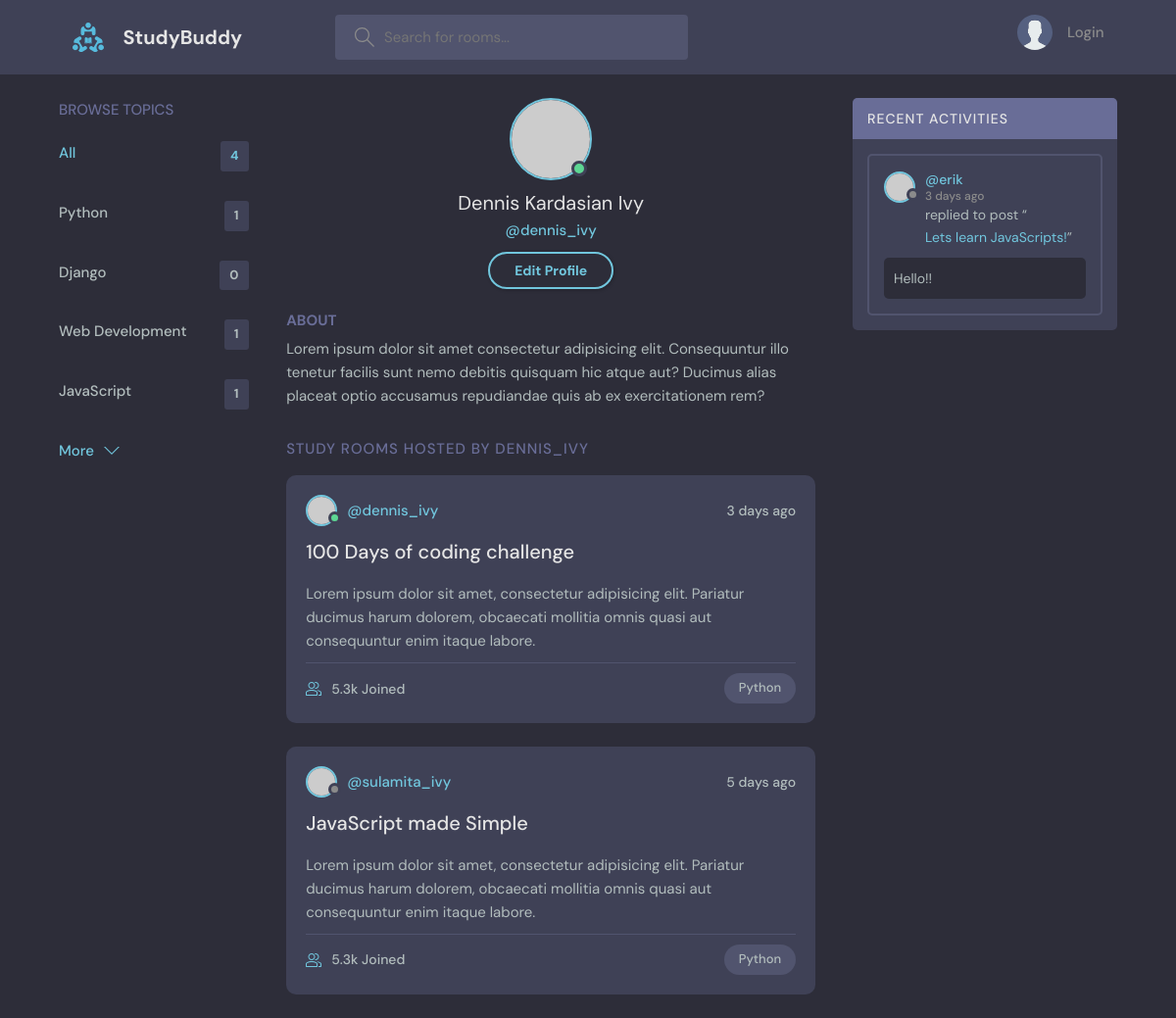
Screenshot of /profile/4 with the database file from the repository.
### base/models.py (models this page shows, shortened)
class Topic(models.Model):
	name = models.CharField(max_length=200)

class Message(models.Model):
	user = models.ForeignKey(User, on_delete=models.CASCADE)
	room = models.ForeignKey(Room, on_delete=models.CASCADE)
	body = models.TextField()
	updated = models.DateTimeField(auto_now=True)
	created = models.DateTimeField(auto_now_add=True)
	class Meta:
		ordering = ['-updated', '-created']

class Room(models.Model):
	host = models.ForeignKey(User, on_delete=models.SET_NULL, null=True)
	topic = models.ForeignKey(Topic, on_delete=models.SET_NULL, null=True)
	name = models.CharField(max_length=200)
	description = models.TextField(null=True, blank=True)
	participants = models.ManyToManyField(User, related_name='participants', blank=True)
	updated = models.DateTimeField(auto_now=True)
	created = models.DateTimeField(auto_now_add=True)
	class Meta:
		ordering = ['-updated', '-created']
	def __str__(self):
		return self.name

### base/views.py (the view)
# urls.py: path('profile/<str:pk>', views.userProfile, name="user-profile"),
def userProfile(request, pk):
	user = User.objects.get(id=pk)
	rooms = user.room_set.all()
	room_messages = user.message_set.all()
	topics = Topic.objects.all()
	context = {
		'user': user,
		'rooms': rooms,
		'room_messages': room_messages,
		'topics': topics
	}
	return render(request, 'base/profile.html', context)

### base/templates/base/profile.html (shortened to what this page needs)
{% extends 'main.html' %}
{% block content %}
  <main class="profile-page layout layout--3">
    <div class="container">
      {% include 'base/topics_component.html' %}
      <div class="roomList">
        <div class="profile">
          <div class="profile__avatar">
            <div class="avatar avatar--large active">
              <img src="https://randomuser.me/api/portraits/men/11.jpg" />
            </div>
          </div>
          <div class="profile__info">
            <h3>Dennis Kardasian Ivy</h3>
            <p>@dennis_ivy</p>
            <a href="edit-user.html" class="btn btn--main btn--pill">Edit Profile</a>
          </div>
          <div class="profile__about">
            <h3>About</h3>
            <p>
              Lorem ipsum dolor sit amet consectetur adipisicing elit. Consequuntur illo tenetur
              facilis sunt nemo debitis quisquam hic atque aut? Ducimus alias placeat optio
              accusamus repudiandae quis ab ex exercitationem rem?
            </p>
          </div>
        </div>
        <div class="roomList__header">
          <div>
            <h2>Study Rooms Hosted by dennis_ivy</a>
            </h2>
          </div>
        </div>
        <div class="roomListRoom">
          <div class="roomListRoom__header">
            <a href="profile.html" class="roomListRoom__author">
              <div class="avatar avatar--small active">
                <img src="https://randomuser.me/api/portraits/men/11.jpg" />
              </div>
              <span>@dennis_ivy</span>
            </a>
            <div class="roomListRoom__actions">
              <span>3 days ago</span>
            </div>
          </div>
          <div class="roomListRoom__content">
            <a href="room.html">100 Days of coding challenge</a>
            <p>
              Lorem ipsum dolor sit amet, consectetur adipisicing elit. Pariatur ducimus harum
              dolorem, obcaecati mollitia omnis quasi aut consequuntur enim itaque labore.
            </p>
          </div>
          <div class="roomListRoom__meta">
            <a class="roomListRoom__joined">
              5.3k Joined
            </a>
            <p class="roomListRoom__topic">Python</p>
          </div>
        </div>
        <div class="roomListRoom">
          <div class="roomListRoom__header">
            <a href="profile.html" class="roomListRoom__author">
              <div class="avatar avatar--small">
                <img src="https://randomuser.me/api/portraits/women/11.jpg" />
              </div>
              <span>@sulamita_ivy</span>
            </a>
            <div class="roomListRoom__actions">
              <span>5 days ago</span>
            </div>
          </div>
          <div class="roomListRoom__content">
            <a href="room.html">JavaScript made Simple</a>
            <p>
              Lorem ipsum dolor sit amet, consectetur adipisicing elit. Pariatur ducimus harum
              dolorem, obcaecati mollitia omnis quasi aut consequuntur enim itaque labore.
            </p>
          </div>
          <div class="roomListRoom__meta">
            <a href="room.html" class="roomListRoom__joined">
              5.3k Joined
            </a>
            <p class="roomListRoom__topic">Python</p>
          </div>
        </div>
      </div>
      {% include 'base/activity_component.html' %}
    </div>
  </main>
  {% endblock content%}

### base/templates/base/topics_component.html
<div class="topics">
	<div class="topics__header">
	  <h2>Browse Topics</h2>
	</div>
	<ul class="topics__list">
	  <li>
		<a href="{% url 'home' %}" class="active">All <span>{{topics.count}}</span></a>
	  </li>
	  {% for topic in topics %}
	  <li>
		<a href="{% url 'home' %}?q={{topic.name}}">{{topic.name}} <span>{{topic.room_set.all.count}}</span></a>
	  </li>
		{% endfor %}
	</ul>
	<a class="btn btn--link" href="topics.html">
	  More
	  <svg version="1.1" xmlns="http://www.w3.org/2000/svg" width="32" height="32" viewBox="0 0 32 32">
		<title>chevron-down</title>
		<path d="M16 21l-13-13h-3l16 16 16-16h-3l-13 13z"></path>
	  </svg>
	</a>
  </div>

### base/templates/base/activity_component.html (shortened to what this page needs)
<div class="activities">
	<div class="activities__header">
	  <h2>Recent Activities</h2>
	</div>
	{% for message in room_messages %}
	<div class="activities__box">
	  <div class="activities__boxHeader roomListRoom__header">
		<a href="{% url 'user-profile' message.user.id %}" class="roomListRoom__author">
		  <div class="avatar avatar--small">
			<img src="https://randomuser.me/api/portraits/women/11.jpg" />
		  </div>
		  <p>
			@{{message.user}}
			<span>{{message.created|timesince}} ago</span>
		  </p>
		</a>
	  </div>
	  <div class="activities__boxContent">
		<p>replied to post “<a href="{% url 'room' message.room.id %}">{{message.room}}</a>”</p>
		<div class="activities__boxRoomContent">
			{{message.body}}
		</div>
	  </div>
	</div>
	{% endfor %}
  </div>

### rows the page displays
Topic: name "Python", room_set.all.count "1"
Topic: name "Django", room_set.all.count "0"
Topic: name "Web Development", room_set.all.count "1"
Topic: name "JavaScript", room_set.all.count "1"
Message: user "erik", created "3 days", room "Lets learn JavaScripts!", body "Hello!!"

### other values shown
{{ topics.count }} "4"
